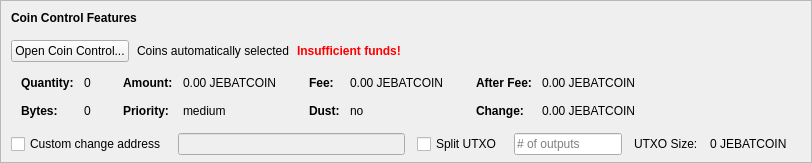
    <widget class="QFrame" name="frameCoinControl">
     <property name="sizePolicy">
      <sizepolicy hsizetype="Expanding" vsizetype="Expanding">
       <horstretch>0</horstretch>
       <verstretch>0</verstretch>
      </sizepolicy>
     </property>
     <property name="maximumSize">
      <size>
       <width>16777215</width>
       <height>16777215</height>
      </size>
     </property>
     <property name="frameShape">
      <enum>QFrame::StyledPanel</enum>
     </property>
     <property name="frameShadow">
      <enum>QFrame::Sunken</enum>
     </property>
     <layout class="QVBoxLayout" name="verticalLayoutCoinControl2">
      <property name="spacing">
       <number>0</number>
      </property>
      <property name="leftMargin">
       <number>0</number>
      </property>
      <property name="topMargin">
       <number>0</number>
      </property>
      <property name="rightMargin">
       <number>0</number>
      </property>
      <property name="bottomMargin">
       <number>6</number>
      </property>
      <item>
       <layout class="QVBoxLayout" name="verticalLayoutCoinControl" stretch="0,0,0,0,1">
        <property name="spacing">
         <number>0</number>
        </property>
        <property name="leftMargin">
         <number>10</number>
        </property>
        <property name="topMargin">
         <number>10</number>
        </property>
        <item>
         <layout class="QHBoxLayout" name="horizontalLayoutCoinControl1">
          <property name="bottomMargin">
           <number>15</number>
          </property>
          <item>
           <widget class="QLabel" name="labelCoinControlFeatures">
            <property name="sizePolicy">
             <sizepolicy hsizetype="Preferred" vsizetype="Maximum">
              <horstretch>0</horstretch>
              <verstretch>0</verstretch>
             </sizepolicy>
            </property>
            <property name="font">
             <font>
              <weight>75</weight>
              <bold>true</bold>
             </font>
            </property>
            <property name="styleSheet">
             <string notr="true">font-weight:bold;</string>
            </property>
            <property name="text">
             <string>Coin Control Features</string>
            </property>
           </widget>
          </item>
         </layout>
        </item>
        <item>
         <layout class="QHBoxLayout" name="horizontalLayoutCoinControl2" stretch="0,0,0,0">
          <property name="spacing">
           <number>8</number>
          </property>
          <property name="bottomMargin">
           <number>10</number>
          </property>
          <item>
           <widget class="QPushButton" name="pushButtonCoinControl">
            <property name="styleSheet">
             <string notr="true"/>
            </property>
            <property name="text">
             <string>Open Coin Control...</string>
            </property>
            <property name="autoDefault">
             <bool>false</bool>
            </property>
           </widget>
          </item>
          <item>
           <widget class="QLabel" name="labelCoinControlAutomaticallySelected">
            <property name="text">
             <string>Coins automatically selected</string>
            </property>
            <property name="margin">
             <number>5</number>
            </property>
           </widget>
          </item>
          <item>
           <widget class="QLabel" name="labelCoinControlInsuffFunds">
            <property name="font">
             <font>
              <weight>75</weight>
              <bold>true</bold>
             </font>
            </property>
            <property name="styleSheet">
             <string notr="true">color:red;font-weight:bold;</string>
            </property>
            <property name="text">
             <string>Insufficient funds!</string>
            </property>
            <property name="margin">
             <number>5</number>
            </property>
           </widget>
          </item>
          <item>
           <spacer name="horizontalSpacerCoinControl">
            <property name="orientation">
             <enum>Qt::Horizontal</enum>
            </property>
            <property name="sizeHint" stdset="0">
             <size>
              <width>40</width>
              <height>1</height>
             </size>
            </property>
           </spacer>
          </item>
         </layout>
        </item>
        <item>
         <widget class="QWidget" name="widgetCoinControl" native="true">
          <property name="sizePolicy">
           <sizepolicy hsizetype="Preferred" vsizetype="Preferred">
            <horstretch>0</horstretch>
            <verstretch>0</verstretch>
           </sizepolicy>
          </property>
          <property name="minimumSize">
           <size>
            <width>0</width>
            <height>0</height>
           </size>
          </property>
          <property name="styleSheet">
           <string notr="true"/>
          </property>
          <layout class="QHBoxLayout" name="horizontalLayoutCoinControl5">
           <property name="leftMargin">
            <number>0</number>
           </property>
           <property name="topMargin">
            <number>0</number>
           </property>
           <property name="rightMargin">
            <number>0</number>
           </property>
           <property name="bottomMargin">
            <number>0</number>
           </property>
           <item>
            <layout class="QHBoxLayout" name="horizontalLayoutCoinControl3" stretch="0,0,0,1">
             <property name="spacing">
              <number>20</number>
             </property>
             <property name="topMargin">
              <number>0</number>
             </property>
             <property name="bottomMargin">
              <number>10</number>
             </property>
             <item>
              <layout class="QFormLayout" name="formLayoutCoinControl1">
               <property name="horizontalSpacing">
                <number>10</number>
               </property>
               <property name="verticalSpacing">
                <number>14</number>
               </property>
               <property name="leftMargin">
                <number>10</number>
               </property>
               <property name="topMargin">
                <number>4</number>
               </property>
               <property name="rightMargin">
                <number>6</number>
               </property>
               <item row="0" column="0">
                <widget class="QLabel" name="labelCoinControlQuantityText">
                 <property name="font">
                  <font>
                   <weight>75</weight>
                   <bold>true</bold>
                  </font>
                 </property>
                 <property name="text">
                  <string>Quantity:</string>
                 </property>
                 <property name="margin">
                  <number>0</number>
                 </property>
                </widget>
               </item>
               <item row="0" column="1">
                <widget class="QLabel" name="labelCoinControlQuantity">
                 <property name="cursor">
                  <cursorShape>IBeamCursor</cursorShape>
                 </property>
                 <property name="contextMenuPolicy">
                  <enum>Qt::ActionsContextMenu</enum>
                 </property>
                 <property name="text">
                  <string notr="true">0</string>
                 </property>
                 <property name="margin">
                  <number>0</number>
                 </property>
                 <property name="textInteractionFlags">
                  <set>Qt::LinksAccessibleByMouse|Qt::TextSelectableByKeyboard|Qt::TextSelectableByMouse</set>
                 </property>
                </widget>
               </item>
               <item row="1" column="0">
                <widget class="QLabel" name="labelCoinControlBytesText">
                 <property name="font">
                  <font>
                   <weight>75</weight>
                   <bold>true</bold>
                  </font>
                 </property>
                 <property name="text">
                  <string>Bytes:</string>
                 </property>
                </widget>
               </item>
               <item row="1" column="1">
                <widget class="QLabel" name="labelCoinControlBytes">
                 <property name="cursor">
                  <cursorShape>IBeamCursor</cursorShape>
                 </property>
                 <property name="contextMenuPolicy">
                  <enum>Qt::ActionsContextMenu</enum>
                 </property>
                 <property name="text">
                  <string notr="true">0</string>
                 </property>
                 <property name="textInteractionFlags">
                  <set>Qt::LinksAccessibleByMouse|Qt::TextSelectableByKeyboard|Qt::TextSelectableByMouse</set>
                 </property>
                </widget>
               </item>
              </layout>
             </item>
             <item>
              <layout class="QFormLayout" name="formLayoutCoinControl2">
               <property name="horizontalSpacing">
                <number>10</number>
               </property>
               <property name="verticalSpacing">
                <number>14</number>
               </property>
               <property name="leftMargin">
                <number>6</number>
               </property>
               <property name="topMargin">
                <number>4</number>
               </property>
               <property name="rightMargin">
                <number>6</number>
               </property>
               <item row="0" column="0">
                <widget class="QLabel" name="labelCoinControlAmountText">
                 <property name="font">
                  <font>
                   <weight>75</weight>
                   <bold>true</bold>
                  </font>
                 </property>
                 <property name="text">
                  <string>Amount:</string>
                 </property>
                 <property name="margin">
                  <number>0</number>
                 </property>
                </widget>
               </item>
               <item row="0" column="1">
                <widget class="QLabel" name="labelCoinControlAmount">
                 <property name="cursor">
                  <cursorShape>IBeamCursor</cursorShape>
                 </property>
                 <property name="contextMenuPolicy">
                  <enum>Qt::ActionsContextMenu</enum>
                 </property>
                 <property name="text">
                  <string notr="true">0.00 JEBATCOIN</string>
                 </property>
                 <property name="textInteractionFlags">
                  <set>Qt::LinksAccessibleByMouse|Qt::TextSelectableByKeyboard|Qt::TextSelectableByMouse</set>
                 </property>
                </widget>
               </item>
               <item row="1" column="0">
                <widget class="QLabel" name="labelCoinControlPriorityText">
                 <property name="font">
                  <font>
                   <weight>75</weight>
                   <bold>true</bold>
                  </font>
                 </property>
                 <property name="text">
                  <string>Priority:</string>
                 </property>
                </widget>
               </item>
               <item row="1" column="1">
                <widget class="QLabel" name="labelCoinControlPriority">
                 <property name="cursor">
                  <cursorShape>IBeamCursor</cursorShape>
                 </property>
                 <property name="contextMenuPolicy">
                  <enum>Qt::ActionsContextMenu</enum>
                 </property>
                 <property name="text">
                  <string>medium</string>
                 </property>
                 <property name="textInteractionFlags">
                  <set>Qt::LinksAccessibleByMouse|Qt::TextSelectableByKeyboard|Qt::TextSelectableByMouse</set>
                 </property>
                </widget>
               </item>
              </layout>
             </item>
             <item>
              <layout class="QFormLayout" name="formLayoutCoinControl3">
               <property name="horizontalSpacing">
                <number>10</number>
               </property>
               <property name="verticalSpacing">
                <number>14</number>
               </property>
               <property name="leftMargin">
                <number>6</number>
               </property>
               <property name="topMargin">
                <number>4</number>
               </property>
               <property name="rightMargin">
                <number>6</number>
               </property>
               <item row="0" column="0">
                <widget class="QLabel" name="labelCoinControlFeeText">
                 <property name="font">
                  <font>
                   <weight>75</weight>
                   <bold>true</bold>
                  </font>
                 </property>
                 <property name="text">
                  <string>Fee:</string>
                 </property>
                 <property name="margin">
                  <number>0</number>
                 </property>
                </widget>
               </item>
               <item row="0" column="1">
                <widget class="QLabel" name="labelCoinControlFee">
                 <property name="cursor">
                  <cursorShape>IBeamCursor</cursorShape>
                 </property>
                 <property name="contextMenuPolicy">
                  <enum>Qt::ActionsContextMenu</enum>
                 </property>
                 <property name="text">
                  <string notr="true">0.00 JEBATCOIN</string>
                 </property>
                 <property name="textInteractionFlags">
                  <set>Qt::LinksAccessibleByMouse|Qt::TextSelectableByKeyboard|Qt::TextSelectableByMouse</set>
                 </property>
                </widget>
               </item>
               <item row="1" column="0">
                <widget class="QLabel" name="labelCoinControlLowOutputText">
                 <property name="font">
                  <font>
                   <weight>75</weight>
                   <bold>true</bold>
                  </font>
                 </property>
                 <property name="text">
                  <string>Dust:</string>
                 </property>
                </widget>
               </item>
               <item row="1" column="1">
                <widget class="QLabel" name="labelCoinControlLowOutput">
                 <property name="cursor">
                  <cursorShape>IBeamCursor</cursorShape>
                 </property>
                 <property name="contextMenuPolicy">
                  <enum>Qt::ActionsContextMenu</enum>
                 </property>
                 <property name="text">
                  <string>no</string>
                 </property>
                 <property name="textInteractionFlags">
                  <set>Qt::LinksAccessibleByMouse|Qt::TextSelectableByKeyboard|Qt::TextSelectableByMouse</set>
                 </property>
                </widget>
               </item>
              </layout>
             </item>
             <item>
              <layout class="QFormLayout" name="formLayoutCoinControl4">
               <property name="horizontalSpacing">
                <number>10</number>
               </property>
               <property name="verticalSpacing">
                <number>14</number>
               </property>
               <property name="leftMargin">
                <number>6</number>
               </property>
               <property name="topMargin">
                <number>4</number>
               </property>
               <property name="rightMargin">
                <number>6</number>
               </property>
               <item row="0" column="0">
                <widget class="QLabel" name="labelCoinControlAfterFeeText">
                 <property name="font">
                  <font>
                   <weight>75</weight>
                   <bold>true</bold>
                  </font>
                 </property>
                 <property name="text">
                  <string>After Fee:</string>
                 </property>
                 <property name="margin">
                  <number>0</number>
                 </property>
                </widget>
               </item>
               <item row="0" column="1">
                <widget class="QLabel" name="labelCoinControlAfterFee">
                 <property name="cursor">
                  <cursorShape>IBeamCursor</cursorShape>
                 </property>
                 <property name="contextMenuPolicy">
                  <enum>Qt::ActionsContextMenu</enum>
                 </property>
                 <property name="text">
                  <string notr="true">0.00 JEBATCOIN</string>
                 </property>
                 <property name="textInteractionFlags">
                  <set>Qt::LinksAccessibleByMouse|Qt::TextSelectableByKeyboard|Qt::TextSelectableByMouse</set>
                 </property>
                </widget>
               </item>
               <item row="1" column="0">
                <widget class="QLabel" name="labelCoinControlChangeText">
                 <property name="font">
                  <font>
                   <weight>75</weight>
                   <bold>true</bold>
                  </font>
                 </property>
                 <property name="text">
                  <string>Change:</string>
                 </property>
                </widget>
               </item>
               <item row="1" column="1">
                <widget class="QLabel" name="labelCoinControlChange">
                 <property name="cursor">
                  <cursorShape>IBeamCursor</cursorShape>
                 </property>
                 <property name="contextMenuPolicy">
                  <enum>Qt::ActionsContextMenu</enum>
                 </property>
                 <property name="text">
                  <string notr="true">0.00 JEBATCOIN</string>
                 </property>
                 <property name="textInteractionFlags">
                  <set>Qt::LinksAccessibleByMouse|Qt::TextSelectableByKeyboard|Qt::TextSelectableByMouse</set>
                 </property>
                </widget>
               </item>
              </layout>
             </item>
            </layout>
           </item>
          </layout>
         </widget>
        </item>
        <item>
         <layout class="QHBoxLayout" name="horizontalLayoutCoinControl4" stretch="0,0,0,0,0,0,0">
          <property name="spacing">
           <number>12</number>
          </property>
          <property name="sizeConstraint">
           <enum>QLayout::SetDefaultConstraint</enum>
          </property>
          <property name="topMargin">
           <number>5</number>
          </property>
          <property name="rightMargin">
           <number>5</number>
          </property>
          <item>
           <widget class="QCheckBox" name="checkBoxCoinControlChange">
            <property name="toolTip">
             <string>If this is activated, but the change address is empty or invalid, change will be sent to a newly generated address.</string>
            </property>
            <property name="text">
             <string>Custom change address</string>
            </property>
           </widget>
          </item>
          <item>
           <widget class="QValidatedLineEdit" name="lineEditCoinControlChange">
            <property name="enabled">
             <bool>false</bool>
            </property>
            <property name="sizePolicy">
             <sizepolicy hsizetype="Expanding" vsizetype="Fixed">
              <horstretch>0</horstretch>
              <verstretch>0</verstretch>
             </sizepolicy>
            </property>
           </widget>
          </item>
          <item>
           <widget class="QCheckBox" name="splitBlockCheckBox">
            <property name="text">
             <string>Split UTXO</string>
            </property>
           </widget>
          </item>
          <item>
           <widget class="QLineEdit" name="splitBlockLineEdit">
            <property name="sizePolicy">
             <sizepolicy hsizetype="Fixed" vsizetype="Fixed">
              <horstretch>50</horstretch>
              <verstretch>0</verstretch>
             </sizepolicy>
            </property>
            <property name="placeholderText">
             <string># of outputs</string>
            </property>
           </widget>
          </item>
          <item>
           <widget class="QLabel" name="labelBlockSizeText">
            <property name="text">
             <string>UTXO Size:</string>
            </property>
           </widget>
          </item>
          <item>
           <widget class="QLabel" name="labelBlockSize">
            <property name="text">
             <string>0 JEBATCOIN</string>
            </property>
           </widget>
          </item>
          <item>
           <widget class="QLabel" name="labelCoinControlChangeLabel">
            <property name="sizePolicy">
             <sizepolicy hsizetype="Preferred" vsizetype="Expanding">
              <horstretch>0</horstretch>
              <verstretch>0</verstretch>
             </sizepolicy>
            </property>
            <property name="minimumSize">
             <size>
              <width>0</width>
              <height>0</height>
             </size>
            </property>
            <property name="text">
             <string/>
            </property>
            <property name="margin">
             <number>3</number>
            </property>
           </widget>
          </item>
         </layout>
        </item>
        <item>
         <spacer name="verticalSpacerCoinControl">
          <property name="orientation">
           <enum>Qt::Vertical</enum>
          </property>
          <property name="sizeHint" stdset="0">
           <size>
            <width>800</width>
            <height>1</height>
           </size>
          </property>
         </spacer>
        </item>
       </layout>
      </item>
     </layout>
    </widget>
